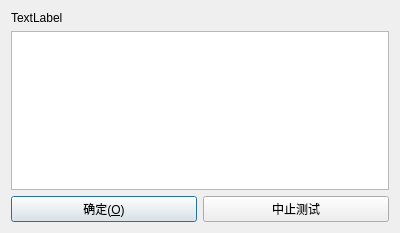
<?xml version="1.0" encoding="UTF-8"?>
<ui version="4.0">
 <class>askForSomethingDlg</class>
 <widget class="QDialog" name="askForSomethingDlg">
  <property name="geometry">
   <rect>
    <x>0</x>
    <y>0</y>
    <width>400</width>
    <height>233</height>
   </rect>
  </property>
  <property name="windowTitle">
   <string>Dialog</string>
  </property>
  <property name="modal">
   <bool>true</bool>
  </property>
  <layout class="QVBoxLayout" name="verticalLayout">
   <item>
    <widget class="QLabel" name="label">
     <property name="sizePolicy">
      <sizepolicy hsizetype="Preferred" vsizetype="Preferred">
       <horstretch>4</horstretch>
       <verstretch>4</verstretch>
      </sizepolicy>
     </property>
     <property name="sizeIncrement">
      <size>
       <width>0</width>
       <height>0</height>
      </size>
     </property>
     <property name="lineWidth">
      <number>4</number>
     </property>
     <property name="midLineWidth">
      <number>1</number>
     </property>
     <property name="text">
      <string>TextLabel</string>
     </property>
     <property name="wordWrap">
      <bool>true</bool>
     </property>
    </widget>
   </item>
   <item>
    <widget class="QTextEdit" name="something">
     <property name="font">
      <font>
       <family>Agency FB</family>
       <pointsize>18</pointsize>
      </font>
     </property>
     <property name="acceptRichText">
      <bool>false</bool>
     </property>
    </widget>
   </item>
   <item>
    <layout class="QHBoxLayout" name="horizontalLayout">
     <item>
      <widget class="QPushButton" name="okButton">
       <property name="text">
        <string>确定(&amp;O)</string>
       </property>
       <property name="default">
        <bool>true</bool>
       </property>
      </widget>
     </item>
     <item>
      <widget class="QPushButton" name="exitTestButton">
       <property name="text">
        <string>中止测试</string>
       </property>
      </widget>
     </item>
    </layout>
   </item>
  </layout>
 </widget>
 <resources/>
 <connections/>
</ui>
